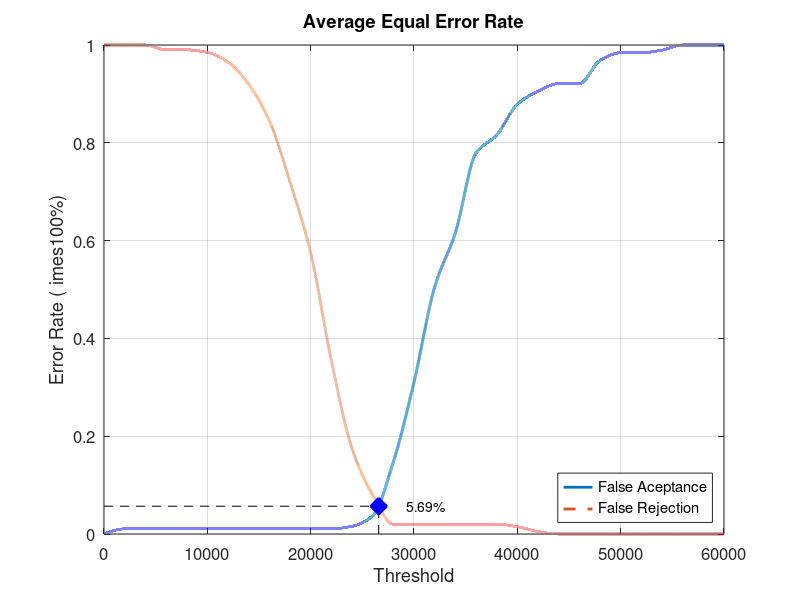
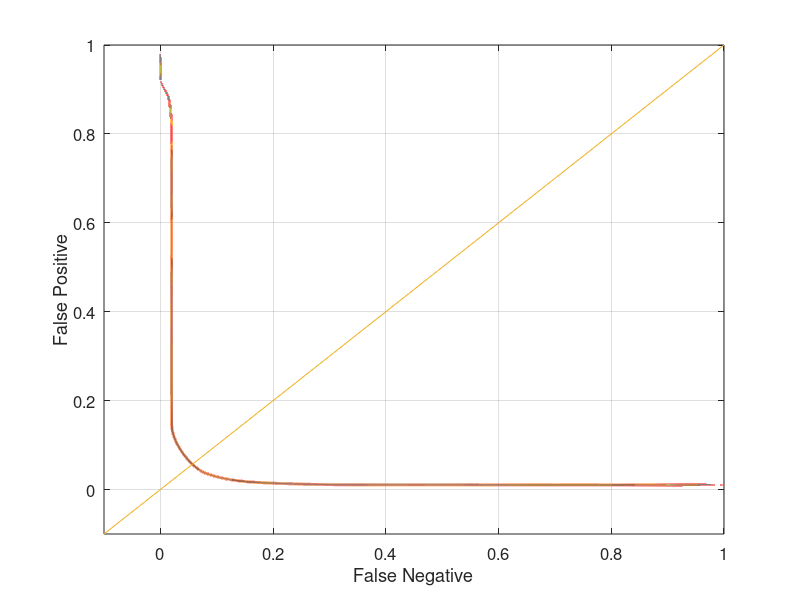

These figures' MATLAB source, in order:
close all;
clear;
clc;
x = 0:2000:60000;
xq = 0:0.5:60000;

y0 = [0 0.0105263 0.0105263 0.0105263 0.0105263 0.0105263 0.0105263 0.0105263 0.0105263 0.0105263 0.0105263 0.0105263 0.0157895 0.0368421 0.147368 0.310526 0.505263 0.615789 0.778947 0.815789 0.878947 0.905263 0.921053 0.921053 0.968421 0.984211 0.984211 0.989474 1 1 1]
yy0 = interp1(x, y0, xq, 'pchip');
y1 = [1 1 1 0.99 0.99 0.985 0.965 0.92 0.845 0.72 0.575 0.355 0.175 0.08 0.02 0.02 0.02 0.02 0.02 0.02 0.015 0.005 0 0 0 0 0 0 0 0 0]
yy1 = interp1(x, y1, xq, 'pchip');

% Calculating EER: 
y2 = abs(y0 - y1);
find(y2 == min(y2))
yy2 = abs(yy0 - yy1);
xEER = find(yy2 == min(yy2));
xEERIndex = xq(xEER) % X-axis EER
yEER = yy0(xEER) % Y-axis EER

main = figure
plot(xq, yy0,'-','LineWidth', 2);	hold on
plot(xq, yy1,'--','LineWidth', 2);	hold on
plot([xEERIndex xEERIndex], [0 yEER], 'k--');	hold on
plot([0 xEERIndex], [yEER yEER], 'k--');	hold on
plot(xEERIndex, yEER, 'bx', 'LineWidth', 10);	hold on
text(xEERIndex + 10 * xEERIndex / 100, yEER, [num2str(round((10000 * yEER)) / 100) '%'])
legend('False Aceptance', 'False Rejection', 'Location', 'SouthEast')
xlabel('Threshold')
ylabel('Error Rate (	imes100%)')
title('Average Equal Error Rate')
set(gca, 'FontSize', 12)
axis([0 60000 0 1])
grid on

print(main, 'Database3_2Main', '-dpng');
FNRxFPR = figure('Color', [1 1 1]);
plot(yy1, yy0, '-', yy1, yy0, 'LineWidth', 2);
hold on
y = -0.1:0.1:1
plot(y, y); 
set(gca, 'FontSize', 12)
xlabel('False Negative')
ylabel('False Positive')
axis([-0.1 1 -0.1 1])
set(gca, 'FontSize', 12)
grid on

print(FNRxFPR, 'Database3_2FNRxFPR','-dpng');
